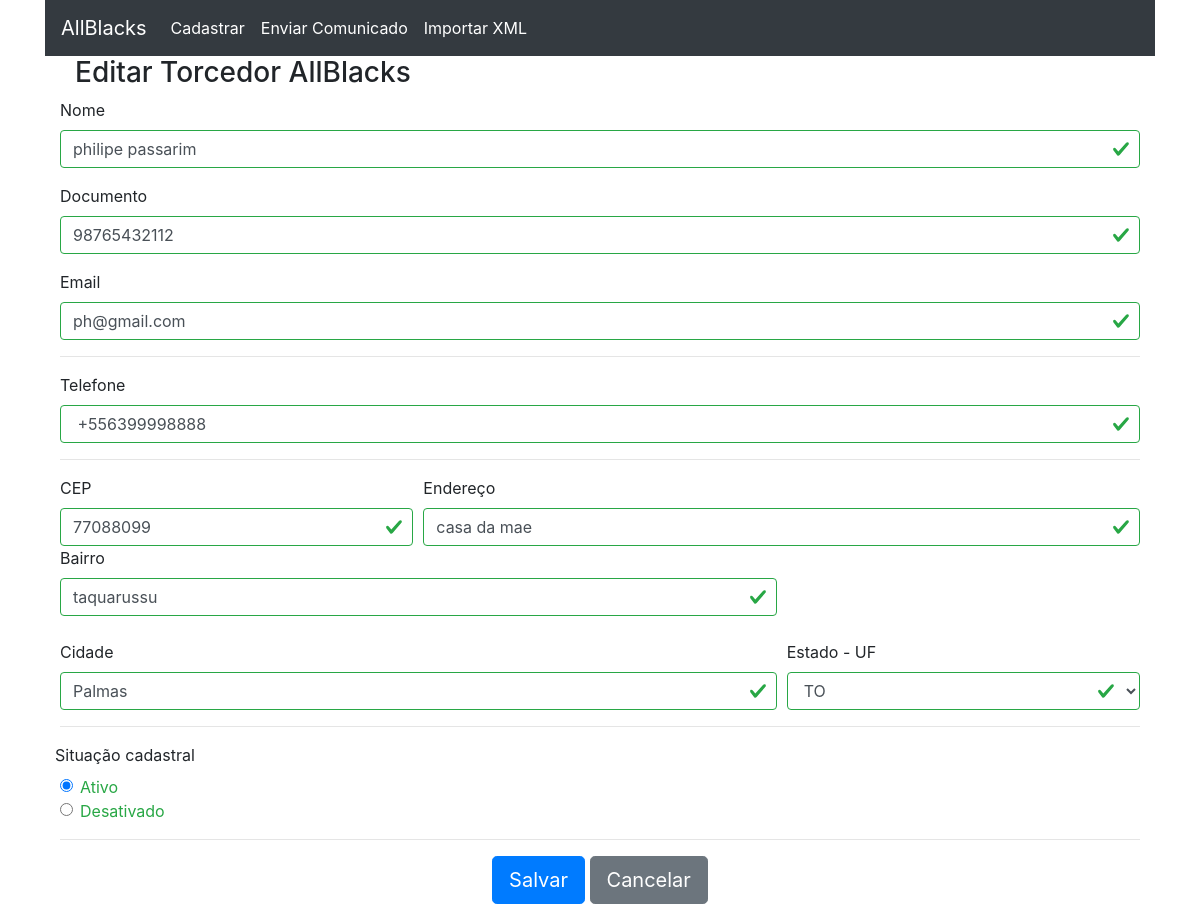
The page /editar.php?id=2 on the database its author committed.
### tables this page shows
CREATE TABLE IF NOT EXISTS `torcedores` (
  `id` int(11) NOT NULL AUTO_INCREMENT,
  `nome` varchar(100) NOT NULL,
  `documento` varchar(11) NOT NULL,
  `email` varchar(50) DEFAULT NULL,
  `telefone` varchar(15) DEFAULT NULL,
  `cep` varchar(9) NOT NULL,
  `endereco` varchar(100) NOT NULL,
  `bairro` varchar(50) NOT NULL,
  `cidade` varchar(50) NOT NULL,
  `uf` varchar(2) NOT NULL,
  `ativo` enum('1','') DEFAULT NULL,
  PRIMARY KEY (`id`)
);

### editar.php (called while the page is built, shortened)
<?php
$torcedor = Torcedor::getTorcedor($_GET['id']);
include __DIR__.'/includes/header.php';
include __DIR__.'/includes/form.php';
include __DIR__.'/includes/footer.php';

### app/Db/Database.php (called while the page is built, shortened)
<?php
class Database{
    private $table;
    private $connection;
    public function __construct($table = null)
    {
        $this->table = $table;
    }
    private function setConnection(){
        try{
            $this->connection = new PDO('mysql:host='.self::HOST.';dbname='.self::DBNAME,self::USER,self::PASSWORD);
            $this->connection->setAttribute(PDO::ATTR_ERRMODE, PDO::ERRMODE_EXCEPTION);
        }catch(PDOException $e){
            die('ERROR: '.$e->getMessage());
        }
    }
    public function execute($query, $params = []){
        try{
            $statement = $this->connection->prepare($query);
            $statement->execute($params);
            return $statement;
        }catch(PDOException $e){
            die('ERROR: '.$e->getMessage());
        }
    }
    public function select($where = null, $order = null, $limit = null, $fields = '*'){
        $where = strlen($where) ? 'WHERE '.$where : '';
        $order = strlen($order) ? 'ORDER BY '.$order : '';
        $limit = strlen($limit) ? 'LIMIT '.$limit : '';
        $query = 'SELECT '.$fields.' FROM '.$this->table.' '.$where.' '.$order.' '.$limit;
        return $this->execute($query);
    }
}

### app/Entity/Torcedor.php (called while the page is built, shortened)
<?php
class Torcedor{
    public static function getTorcedor($id){
        return (new Database('torcedores'))->select('id = '.$id)
                                            ->fetchObject(self::class);
    }
}

### includes/form.php (the view, shortened to what this page needs)
<main>
    <section>
        <div class="container">
            <div class="container center">
                <h3><?= TITLE ?> AllBlacks</h3>
            </div>
            <form method="post" class="was-validated" novalidate>
                <div class="form-group">
                    <label for="nome">Nome</label>
                    <input type="text" class="form-control" id="nome" name="nome" value="<?= $torcedor->nome ?>" placeholder="Nome do torcedor" required>
                </div>
                <div class="form-group">
                    <label for="documento">Documento</label>
                    <input type="text" class="form-control" id="documento" name="documento" value="<?= $torcedor->documento ?>" placeholder="000.000.000-00" required>
                </div>
                <div class="form-group">
                    <label for="email">Email</label>
                    <input type="email" class="form-control" id="email" name="email" value="<?= $torcedor->email ?>" placeholder="name@example.com" required>
                </div>
                <hr>
                <div class="form-group">
                    <label for="telefone">Telefone</label>
                    <input type="text" class="form-control" name="telefone" id="telefone" value="<?= $torcedor->telefone ?>" placeholder="00000000" required>
                </div>
                <hr>
                <div class="form-row">
                    <div class="col-4">
                        <label for="cep">CEP</label>
                        <input type="text" class="form-control" name="cep" id="cep" value="<?= $torcedor->cep ?>" placeholder="00000-000" required>
                    </div>
                    <div class="col-8">
                        <label for="endereco">Endereço</label>
                        <input type="text" class="form-control" id="endereco" name="endereco" value="<?= $torcedor->endereco ?>" placeholder="Endereço do torcedor" required>
                    </div>
                    <div class="col-8">
                        <label for="bairro">Bairro</label>
                        <input type="text" class="form-control" id="endereco" name="bairro" value="<?= $torcedor->bairro ?>" placeholder="Bairro do torcedor" required>
                    </div>
                </div>
                <br>
                <div class="form-row">
                    <div class="col-8">
                        <label for="cidade">Cidade</label>
                        <input type="text" class="form-control" name="cidade" placeholder id="cidade" value="<?= $torcedor->cidade ?>" placeholder="Cidade do torcedor" required>
                    </div>
                    <div class="col-4">
                        <label for="uf">Estado - UF</label>
                        <select class="form-control" id="uf" name="uf" required>
                            <option value="<?= $torcedor->uf ?>"><?= $torcedor->uf ?></option>
                        </select>
                    </div>
                </div>
                <hr>
                <div class="form-group">
                    <div class="form-row">
                        <label for="email">Situação cadastral</label>
                    </div>
                    <div class="form-check">
                        <input class="form-check-input" type="radio" name="ativo" value="1" checked>
                        <label class="form-check-label">
                            Ativo
                        </label>
                    </div>
                    <div class="form-check">
                        <input class="form-check-input" type="radio" name="ativo" value="" <?= $torcedor->ativo == '' ? 'checked' : '' ?>>
                        <label class="form-check-label" for="gridRadios2">
                            Desativado
                        </label>
                    </div>
                </div>
                <hr>
                <div class="text-center">
                    <button type="submit" class="btn btn-primary btn-lg">Salvar</button>
                    <button href="index.html" class="btn btn-secondary btn-lg">Cancelar</button>
                </div>
            </form>
        </div>
        </div>

### rows shown on the page
torcedores: nome "philipe passarim", documento "98765432112", email "ph@gmail.com", telefone "+556399998888", cep "77088099", endereco "casa da mae", bairro "taquarussu", cidade "Palmas", uf "TO"

### other values the page prints
TITLE "Editar Torcedor"
